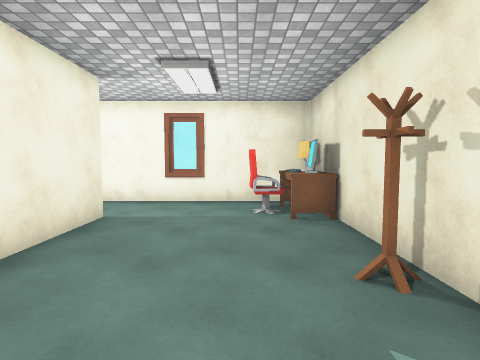
view 1 (above)

16 first-person views from a walk through a Unity game level. The camera is 1.5 m above the floor, tilts 4° down and sees 80° across. The floor is counted in squares, 1 m on a side. Each view is taken from the middle of a square. On the plan, view 1 faces up. The plan holds only what a view shows up to about 14 squares ahead; the rest is blank. The player character is not drawn. Some animated figures are left out. Surface patterns are stand-ins for the level's own textures.

view 2
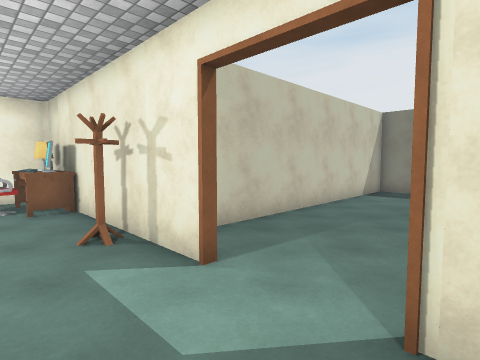

view 3
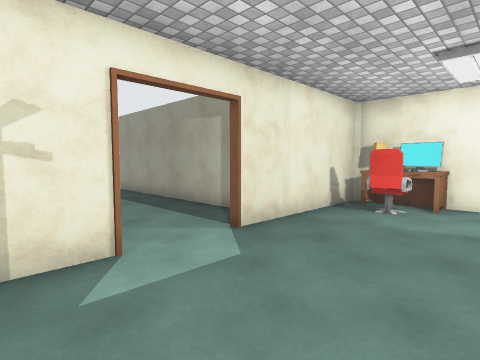

view 4
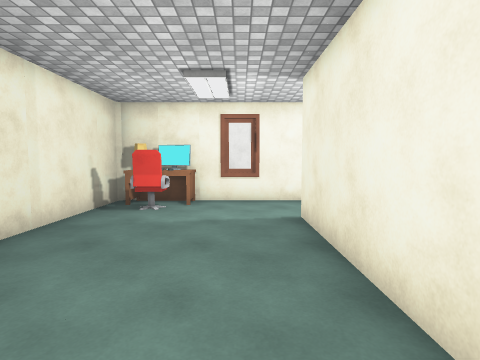

view 5
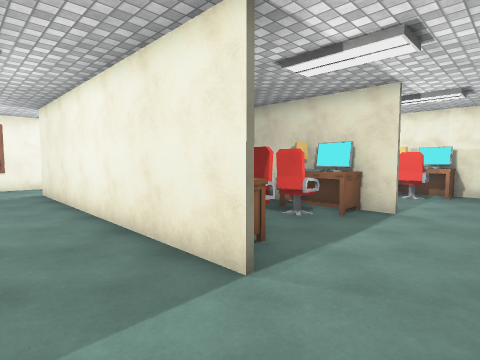

view 6
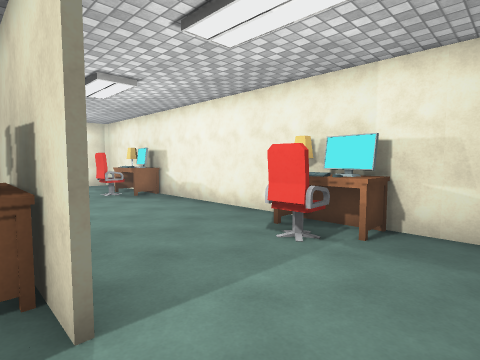

view 7
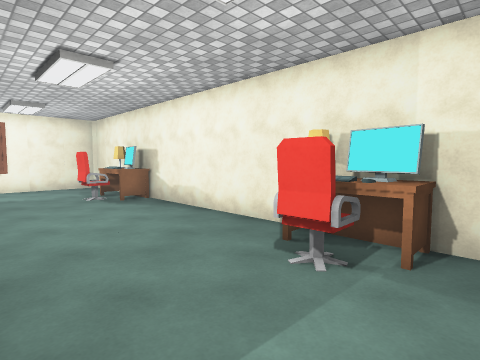

view 8
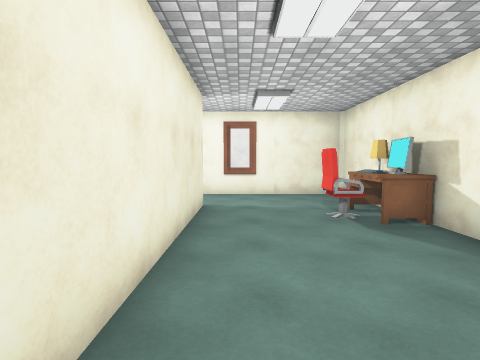

view 9
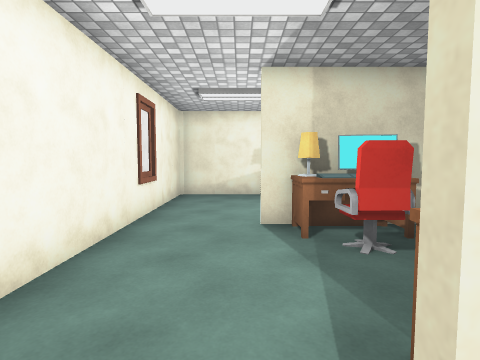

view 10
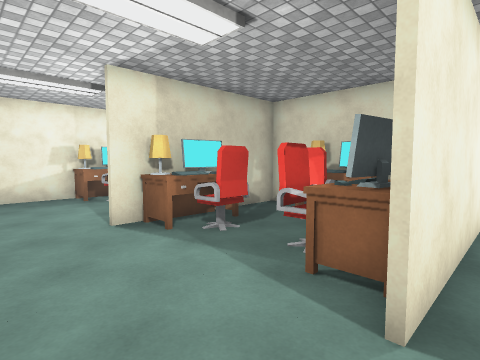

view 11
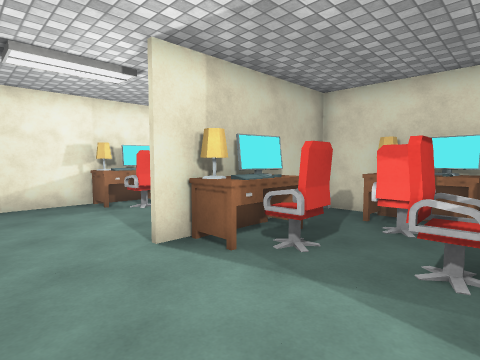

view 12
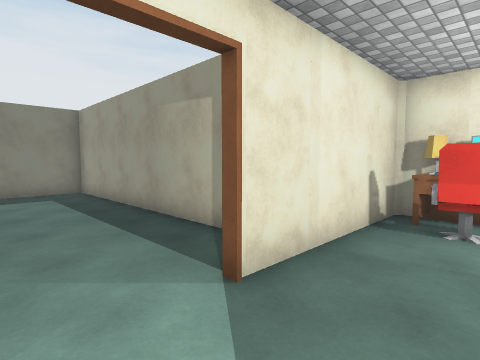

view 13
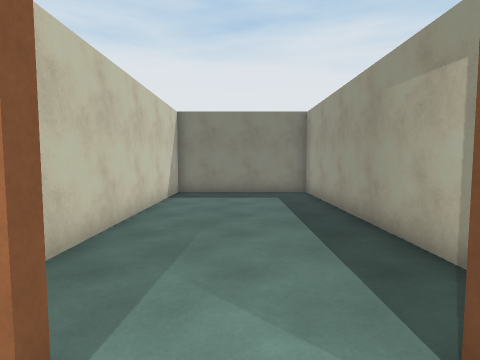

view 14
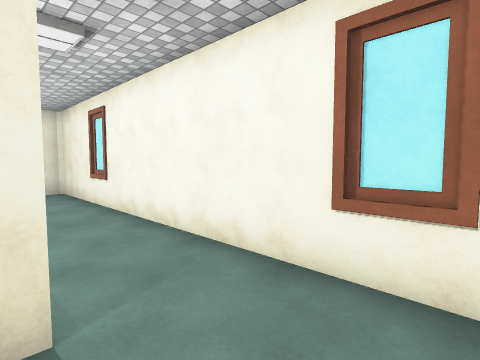

view 15
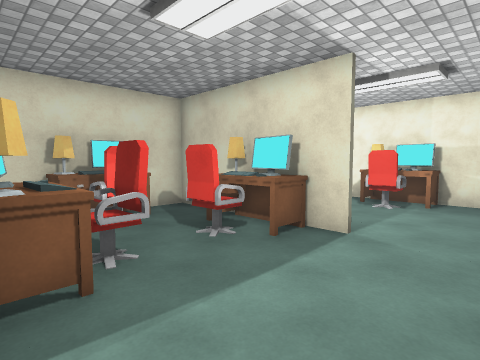

view 16
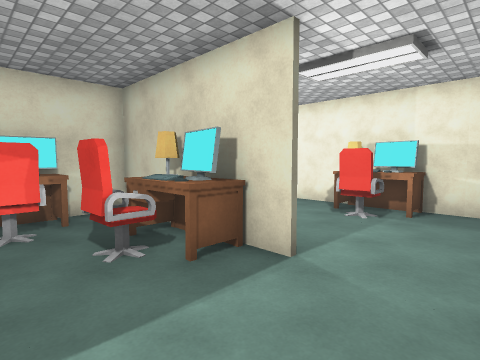

### Floor plan
Key: @ floor where view 1 was taken; # wall or solid block; . floor; E desk; C computer; R rack; O other object.
Columns run from 16 left of view 1 to 14 right of it. Each row starts with its distance up from view 1.
 11 ####################
 10 #..................#
  9 #................EE#
  8 #CE.............OEO#
  7 #OEO..#....O#.....C#
  6 #EE...#OO.OOO......#
  5 #.....#OOOOOO......#
  4 #.....#O.OO #.....R#
  3 #.....# OOO #......############
  2 #.....# OOO #......#..........#
  1 #.....##OOO##.................#
  0 #.....# OOO.#...@.............#
 -1 #.....# .OO.#.................#
 -2 #OE...#OOOOOO......#..........#
 -3 #CEO..#OOOOOO......############
 -4 #E....#O...O#......#
 -5 #..................#
 -6 #...............EE.#
 -7 #...............OCE#
 -8 ####################

Where each view was taken, in squares from view 1:
view 1: 0 up, 0 right, facing up
view 2: 2 down, 0 right, facing up-right
view 3: 3 up, 2 left, facing down-right
view 4: 3 up, 2 left, facing down
view 5: 10 up, 1 left, facing down-left
view 6: 10 up, 9 left, facing down-left
view 7: 9 up, 10 left, facing down-left
view 8: 5 up, 11 left, facing down
view 9: 5 down, 3 left, facing left
view 10: 7 down, 3 left, facing up-left
view 11: 7 down, 5 left, facing up-left
view 12: 1 up, 0 right, facing down-right
view 13: 0 up, 1 right, facing right
view 14: 7 up, 1 left, facing up-left
view 15: 10 up, 4 left, facing down-left
view 16: 10 up, 6 left, facing down-left
